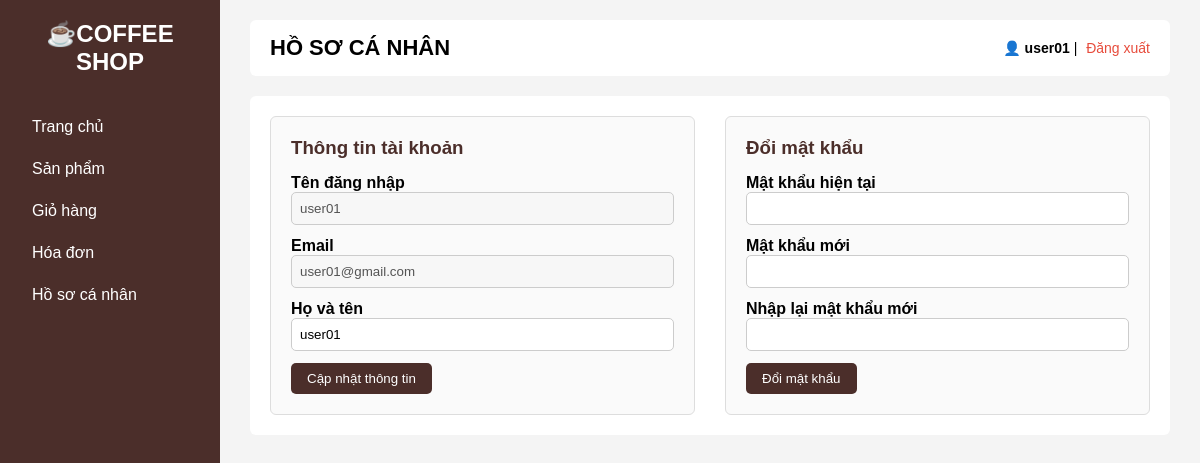
The app's page /php/phpUser/personalProfile.php (signed in) with its own data.
### tables this page shows
CREATE TABLE `users` (
  `id` int(11) NOT NULL,
  `name` varchar(100) NOT NULL,
  `username` varchar(100) NOT NULL,
  `password` varchar(255) NOT NULL,
  `role` varchar(20) NOT NULL DEFAULT 'user',
  `email` varchar(255) NOT NULL
);

### php/phpUser/personalProfile.php (the view, shortened to what this page needs)
<?php
include "../connect.php";
$userId = $_SESSION["user_id"];
$stmt = $conn->prepare("SELECT username, name, email FROM users WHERE id = ?");
$stmt->bind_param("i", $userId);
$stmt->execute();
$user = $stmt->get_result()->fetch_assoc();
?>
<!DOCTYPE html>
<html lang="vi">
<head>
    <link rel="stylesheet" href="../../css/profile.css">
</head>
<body>
    <div class="layout">
        <div class="sidebar">
            <h2>☕COFFEE SHOP</h2>
            <ul>
                <li><a href="userHome.php">Trang chủ</a></li>
                <li><a href="products.php">Sản phẩm</a></li>
                <li><a href="cart.php">Giỏ hàng</a></li>
                <li><a href="invoice.php">Hóa đơn</a></li>
                <li class="active"><a href="personalProfile.php">Hồ sơ cá nhân</a></li>
            </ul>
        </div>
        <div class="content">
            <div class="topbar">
                <h1>HỒ SƠ CÁ NHÂN</h1>
                <div class="account">
                    👤 <b><?= htmlspecialchars($_SESSION["name"]) ?></b> |
                    <a href="../phpAccount/logout.php">Đăng xuất</a>
                </div>
            </div>
            <div class="welcome">
                <div class="profile-container">
                    <div class="profile-box">
                        <h3>Thông tin tài khoản</h3>
                        <form method="post">
                            <p>
                                <b>Tên đăng nhập</b><br>
                                <input type="text" value="<?= htmlspecialchars($user["username"]) ?>" disabled>
                            </p>
                            <p>
                                <b>Email</b><br>
                                <input type="email" value="<?= htmlspecialchars($user["email"]) ?>" disabled>
                            </p>
                            <p>
                                <b>Họ và tên</b><br>
                                <input type="text" name="name" value="<?= htmlspecialchars($user["name"]) ?>">
                            </p>
                            <button type="submit" name="update_profile">Cập nhật thông tin</button>
                        </form>
                    </div>
                    <div class="profile-box">
                        <h3>Đổi mật khẩu</h3>
                        <form method="post">
                            <p>
                                <b>Mật khẩu hiện tại</b><br>
                                <input type="password" name="old_password" required>
                            </p>
                            <p>
                                <b>Mật khẩu mới</b><br>
                                <input type="password" name="new_password" required>
                            </p>
                            <p>
                                <b>Nhập lại mật khẩu mới</b><br>
                                <input type="password" name="re_password" required>
                            </p>
                            <button type="submit" name="change_password">Đổi mật khẩu</button>
                        </form>
                    </div>
                </div>
            </div>
        </div>
</body>
</html>

### css/profile.css (style rules this page uses)
* { margin: 0; padding: 0; box-sizing: border-box; font-family: Arial, sans-serif; }
.layout { display: flex; height: 100vh; background: #f4f4f4; }
.sidebar { width: 220px; background: #4b2e2a; color: white; padding: 20px; }
.sidebar h2 { text-align: center; margin-bottom: 30px; }
.sidebar ul { list-style: none; }
.sidebar li { padding: 12px; cursor: pointer; border-radius: 5px; }
.content { flex: 1; padding: 20px 30px; }
.topbar { display: flex; justify-content: space-between; align-items: center; background: white; padding: 15px 20px; border-radius: 6px; margin-bottom: 20px; }
.topbar h1 { font-size: 22px; }
.account { font-size: 14px; }
.account a { text-decoration: none; color: #e74c3c; margin-left: 5px; }
.welcome { background: white; padding: 20px; border-radius: 6px; }
.sidebar a { text-decoration: none; color: white; display: block; width: 100%; }
.profile-container { display: flex; gap: 30px; }
.profile-box { flex: 1; border: 1px solid #ddd; border-radius: 6px; padding: 20px; background: #fafafa; }
.profile-box h3 { margin-bottom: 15px; color: #4b2e2a; }
.profile-box input { width: 100%; padding: 8px; margin-bottom: 12px; border-radius: 5px; border: 1px solid #ccc; }
.profile-box button { background: #4b2e2a; color: white; padding: 8px 16px; border: none; border-radius: 5px; cursor: pointer; }

### records on screen
users: username "user01", email "user01@gmail.com", name "user01"

### other values on screen
$_SESSION["name"] "user01"
